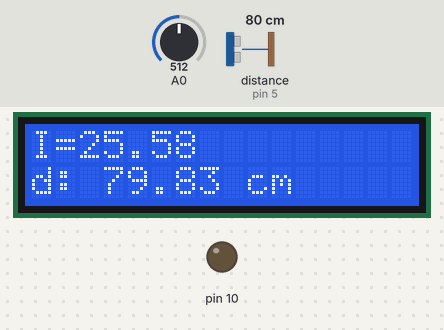
Recording of a sketch running on a simulated Arduino Uno, built with avr-gcc and run on an emulated ATmega328P. Parts: 16×2 character LCD, output pins drawn as LEDs (lit = HIGH). Wiring (inferred from the names in the program): ultrasonic range finder: trigger pin 3; echo pin 5. Inputs (shaded band) come from the test bench; at power-on: distance to the obstacle (sensor on pin 5) 80 cm, A0 = 512. The echo pulse lasts 58.3 µs per cm; pins used as bus, display or sensor lines are not drawn; what the sketch prints to the serial monitor is not drawn.

Above: at 1.2 s.
1.3 s: distance to the obstacle (sensor on pin 5) set to 18 cm
At 3.7 s:
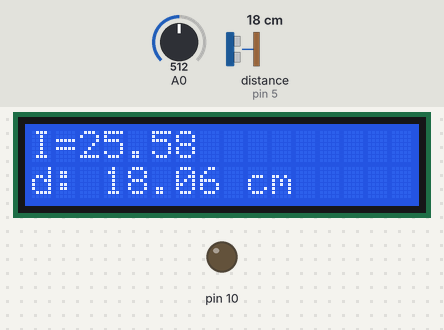
4.6 s: A0 set to 716
At 5.8 s:
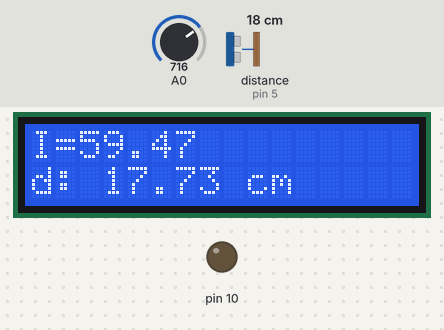
6.6 s: distance to the obstacle (sensor on pin 5) set to 2 cm
At 8.9 s:
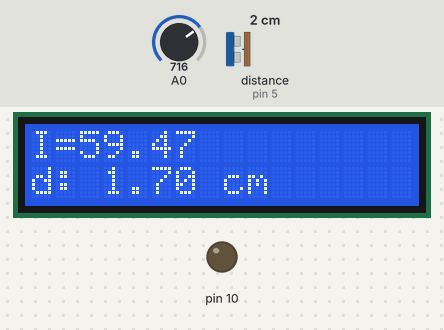
9.6 s: A0 set to 1023
At 10.9 s:
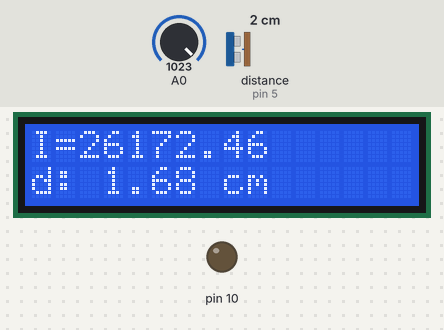
11.6 s: distance to the obstacle (sensor on pin 5) set to 4 cm
At 12.9 s:
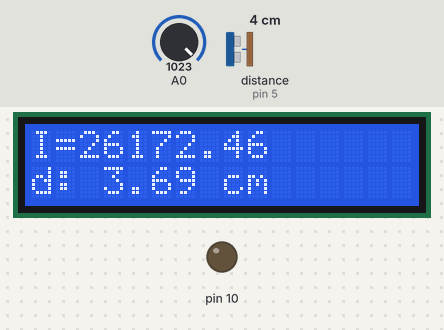
13.6 s: A0 set to 900
At 17.0 s:
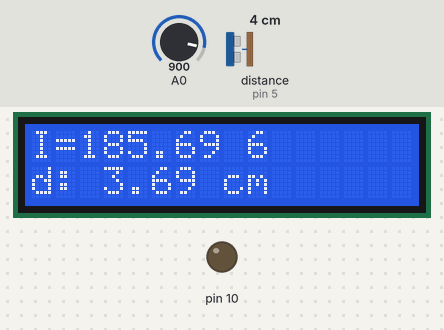
Timing chart, 0 to 17.6 s (numbered marks = the images above; inputs shaded):
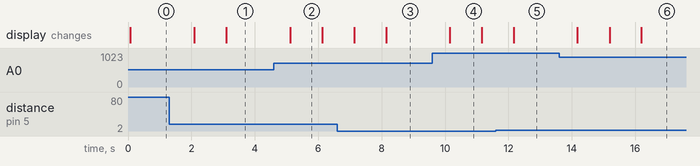

Measured:
- after the input at 1.3 s, the display: first changes after 0.80 s (image 1 shows a later state)
- after the input at 4.6 s, the display: first changes after 0.51 s (image 2 shows a later state)
- after the input at 6.6 s, the display: first changes after 0.53 s (image 3 shows a later state)
- after the input at 9.6 s, the display: first changes after 0.55 s (image 4 shows a later state)
- after the input at 11.6 s, the display: changes after 0.57 s (image 5)
- after the input at 13.6 s, the display: changes after 0.58 s (image 6)
- what the display in image 2 shows lasts 1.0 s, from 5.1 s to 6.1 s

The sketch:

intensity_vs_distance.ino
```cpp
/*
Tested with HY-SRF05, HC-SR04
Assuming a room temp of 20 degrees centigrade
The circuit:
	* VVC connection of the sensor attached to +5V
	* GND connection of the sensor attached to ground
	* TRIG connection of the sensor attached to digital pin 12
        * ECHO connection of the sensor attached to digital pin 13
*/
#include<LiquidCrystal.h>
#include <SD.h>
#include <string.h>

// Initialize the library with the numbers of the interface pins
LiquidCrystal lcd(7, 8, 9, 2, 4, 6);
// this constant won't change.  It's the pin number
// of the sensor's output:
const int pingPin = 5;

const int chipSelect = 10;


const int TRIG_PIN = 3;
const int ECHO_PIN = 5;

unsigned long time;

void setup() {
  // initialize serial communication:
  Serial.begin(9600);

  lcd.begin(16,2);
  lcd.clear();

  pinMode(10, OUTPUT);

  pinMode(TRIG_PIN,OUTPUT);
  pinMode(ECHO_PIN,INPUT);
}

void loop()
{
   lcd.setCursor(0,0);
  double ave = 0.0;
//  double ave1 =0.0;
//  double ave2 = 0.0;
  int i = 0;
  int sensorf, sensorf1, sensorf2;
  int sensor[5];
//  int sensor1[5];
//  int sensor2[5];

//take five (5) readings from A0 A1 and A2 and get average for data processing
for (i=0; i<5 ; i++){

  sensor[i] = analogRead(0);
//  sensor1[i] = analogRead(1);
//  sensor2[i] = analogRead(2);
}
 sensorf = sensor[0] + sensor[1] + sensor[2] +sensor[3] + sensor[4];
 ave = sensorf/5;
// sensorf1 = sensor1[0] + sensor1[1] + sensor1[2] +sensor1[3] + sensor1[4];
// ave1 = sensorf1/5;
// sensorf2 = sensor2[0] + sensor2[1] + sensor2[2] +sensor2[3] + sensor2[4];
// ave2 = sensorf2/5;
// ldr(ave,ave1,ave2);
   ldr(ave);
  }

//convert ADC value to light intensity
void ldr(int sensor) {
  double volt = sensor * (5.0/1024.0);
//  double volt1 = sensor1 * (5.0/1024.0);
//  double volt2 = sensor2 * (5.0/1024.0);

  double res = (10.0 * 5.0) / volt - 10.0;
//  double res1 = (10.0 * 5.0) / volt1 - 10.0;
//  double res2 = (10.0 * 5.0) / volt2 - 10.0;

// Calculating the intensity of light in lux and display in LCd and serial
  double lx = 255.84 * pow(res, -10/9);
//  double lx1 = 255.84 * pow(res1, -10/9);
//  double lx2 = 255.84 * pow(res2, -10/9);
  lcd.print("I=");
  lcd.print(lx);
  lcd.print(" ");
  lcd.setCursor(0,0);
//  lcd.print("B=");
//  lcd.print(lx1);
//  lcd.print(" ");
//  lcd.setCursor(0,1);
//  lcd.print("C=");
//  lcd.print(lx2);
//  lcd.print(" ");
  //delay(1000);
  time = millis();
  time=time/1000;
   double duration, distanceCm, distanceIn;

  // Give a short LOW pulse beforehand to ensure a clean HIGH pulse:
  digitalWrite(TRIG_PIN, LOW);
  delayMicroseconds(2);
  digitalWrite(TRIG_PIN, HIGH);
  delayMicroseconds(10);
  digitalWrite(TRIG_PIN, LOW);
  duration = pulseIn(ECHO_PIN,HIGH);

  // convert the time into a distance
  distanceCm = duration / 29.1 / 2 ;
  distanceIn = duration / 74 / 2;

  if (distanceCm <= 0){
    Serial.println("Out of range");
  }
  else {
    Serial.print(distanceIn);
    Serial.print("in, ");
    Serial.print(distanceCm);
    Serial.print("cm");
    Serial.println();

    lcd.setCursor(0,1);
    lcd.print("d:");
    lcd.setCursor(3,1);
    lcd.print(distanceCm);
    lcd.print(" cm        ");
  }
  delay(1000);
}
//void loop() {

//  Serial.println(time);
//
//  Serial.println(lx);
//  Serial.println(lx1);
//  Serial.println(lx2);
//  Serial.println(" ");
```
